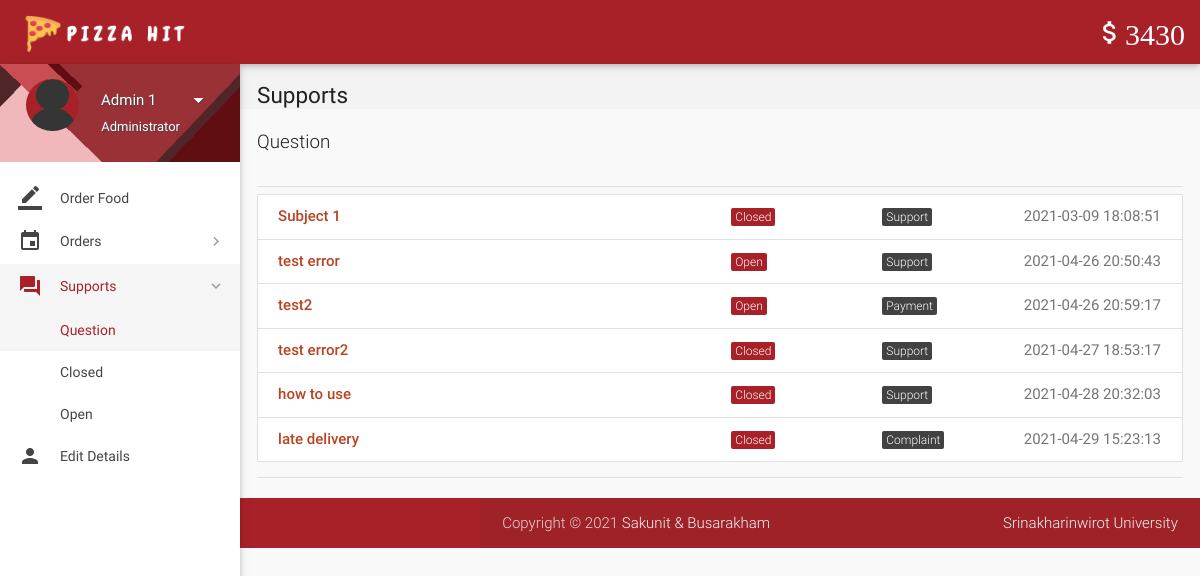
The page /all-support.php (signed in) on the database its author committed.
### tables this page shows
CREATE TABLE `wallet_details` (
  `walldetail_id` int(11) NOT NULL,
  `wallet_id` int(11) NOT NULL,
  `number` varchar(16) NOT NULL,
  `cvv` int(3) NOT NULL,
  `balance` int(11) NOT NULL DEFAULT 2000
);

CREATE TABLE `supports` (
  `support_id` int(11) NOT NULL,
  `user_id` int(11) NOT NULL,
  `subject` varchar(100) NOT NULL,
  `description` varchar(3000) NOT NULL,
  `status` varchar(8) NOT NULL DEFAULT 'Open',
  `type` varchar(30) NOT NULL DEFAULT 'Others',
  `date` datetime NOT NULL DEFAULT current_timestamp(),
  `deleted` tinyint(4) NOT NULL DEFAULT 0
);

### includes/wallet.php (called while the page is built)
<?php
$user_id=$_SESSION['user_id'];
$sql = mysqli_query($con, "SELECT * FROM wallets where user_id = $user_id");
try{
	while($row1 = mysqli_fetch_array($sql)){
	$wallet_id = $row1['wallet_id'];
	}
	$sql = mysqli_query($con, "SELECT * FROM wallet_details where wallet_id = $wallet_id");
	while($row1 = mysqli_fetch_array($sql)){
	$balance = $row1['balance'];
	}
}
catch (TypeError $e){
	header("location:login.php");
}
?>

### includes/connect.php (called while the page is built, shortened)
<?php
$name = $_SESSION['name'];
$role = $_SESSION['role'];
?>

### all-support.php (the view, shortened to what this page needs)
<?php
include 'includes/connect.php';
include 'includes/wallet.php';
	if($_SESSION['admin_sid']==session_id())
	{
		?>
<!DOCTYPE html>
<html lang="en">
<head>
  <link href="css/materialize.min.css" type="text/css" rel="stylesheet" media="screen,projection">
  <link href="css/style.min.css" type="text/css" rel="stylesheet" media="screen,projection">
  <link href="css/custom/custom.min.css" type="text/css" rel="stylesheet" media="screen,projection">
  <link href="js/plugins/perfect-scrollbar/perfect-scrollbar.css" type="text/css" rel="stylesheet" media="screen,projection">
  <link href="js/plugins/data-tables/css/jquery.dataTables.min.css" type="text/css" rel="stylesheet" media="screen,projection">
</head>
<body>
  <header id="header" class="page-topbar">
        <div class="navbar-fixed">
            <nav class="navbar-color">
                <div class="nav-wrapper">
                    <ul class="left">
                      <li><h1 class="logo-wrapper"><a href="index.php" class="brand-logo darken-1"><img src="images/logo.png" alt="logo"></a> <span class="logo-text">Logo</span></h1></li>
                    </ul>
                    <ul class="right hide-on-med-and-down">
                        <li><a href="#" class="waves-effect waves-block waves-light"><i class="mdi-editor-attach-money"><?php echo $balance;?></i></a>
                        </li>
                    </ul>
                </div>
            </nav>
        </div>
  </header>
  <div id="main">
    <div class="wrapper">
      <aside id="left-sidebar-nav">
        <ul id="slide-out" class="side-nav fixed leftside-navigation">
            <li class="user-details cyan darken-2">
            <div class="row">
                <div class="col col s4 m4 l4">
                    <img src="images/avatar.jpg" alt="" class="circle responsive-img valign profile-image">
                </div>
                <div class="col col s8 m8 l8">
                    <a class="btn-flat dropdown-button waves-effect waves-light white-text profile-btn" href="#" data-activates="profile-dropdown"><?php echo $name;?> <i class="mdi-navigation-arrow-drop-down right"></i></a>
                    <p class="user-roal"><?php echo $role;?></p>
                </div>
            </div>
            </li>
            <li class="bold"><a href="index.php" class="waves-effect waves-cyan"><i class="mdi-editor-border-color"></i> Order Food</a>
            </li>
                <li class="no-padding">
                    <ul class="collapsible collapsible-accordion">
                        <li class="bold"><a class="collapsible-header waves-effect waves-cyan"><i class="mdi-editor-insert-invitation"></i> Orders</a>
                        </li>
                    </ul>
                </li>
                <li class="no-padding">
                    <ul class="collapsible collapsible-accordion">
                        <li class="bold"><a class="collapsible-header waves-effect waves-cyan active"><i class="mdi-action-question-answer"></i> Supports</a>
                            <div class="collapsible-body">
                                <ul>
								<li class="<?php
								if(!isset($_GET['status'])){
										echo 'active';
									}?>
									"><a href="all-support.php">Question</a>
                                </li>
								<?php
									$sql = mysqli_query($con, "SELECT DISTINCT status FROM supports;");
									while($row = mysqli_fetch_array($sql)){
                                    echo '<li class='.(isset($_GET['status'])?($status == $_GET['status'] ? 'active' : ''): '').'><a href="all-support.php?status='.$row['status'].'">'.$row['status'].'</a>
                                    </li>';
									}
									?>
                                </ul>
                            </div>
                        </li>
                    </ul>
                </li>
            <li class="bold"><a href="details.php" class="waves-effect waves-cyan"><i class="mdi-social-person"></i> Edit Details</a>
            </li>
        </ul>
        </aside>
      <section id="content">
        <div id="breadcrumbs-wrapper">
          <div class="container">
            <div class="row">
              <div class="col s12 m12 l12">
                <h5 class="breadcrumbs-title">Supports</h5>
              </div>
            </div>
          </div>
        </div>
        <div class="container">
          <p class="caption">Question</p>
          <div class="divider"></div>
									<div id="work-collections">
									<ul id="projects-collection" class="collection">
								<?php
									if(isset($_GET['status'])){
										$status = $_GET['status'];
									}
									else{
										$status = '%';
									}
									$sql = mysqli_query($con, "SELECT * FROM supports WHERE status LIKE '$status';");
									while($row = mysqli_fetch_array($sql)){
									echo'<a href="view-support-admin.php?id='.$row['support_id'].'"class="collection-item">
                                        <div class="row">
                                            <div class="col s6">
                                                <p class="collections-title">'.$row['subject'].'</p>
                                            </div>
                                            <div class="col s2">
                                            <span class="task-cat cyan">'.$row['status'].'</span></div>
                                            <div class="col s2">
                                            <span class="task-cat grey darken-3">'.$row['type'].'</span></div>
                                            <div class="col s2">
                                            <span class="badge">'.$row['date'].'</span></div>
                                        </div>
                                    </a>';
									}
									?>
									</ul>
									</div>
            <div class="divider"></div>
          </div>
    </div>
  <footer class="page-footer">
    <div class="footer-copyright">
      <div class="container">
        <span>Copyright © 2021 <a class="grey-text text-lighten-4" href="mailto:sakunit.mlikz@g.swu.ac.th" target="_blank">Sakunit & </a>
        <a class="grey-text text-lighten-4" href="mailto:busarakham.lead@g.swu.ac.th" target="_blank">Busarakham</a></span>
        <span class="right"><a class="grey-text text-lighten-4" href="https://swu.ac.th/">Srinakharinwirot University</a></span>
        </div>
    </div>
  </footer>
</body>
</html>
<?php
	}
?>

### rows shown on the page
wallet_details: balance "3430"
supports: subject "Subject 1", status "Closed", type "Support", date "2021-03-09 18:08:51"
supports: subject "test error", status "Open", type "Support", date "2021-04-26 20:50:43"
supports: subject "test2", status "Open", type "Payment", date "2021-04-26 20:59:17"
supports: subject "test error2", status "Closed", type "Support", date "2021-04-27 18:53:17"
supports: subject "how to use", status "Closed", type "Support", date "2021-04-28 20:32:03"
supports: subject "late delivery", status "Closed", type "Complaint", date "2021-04-29 15:23:13"

### other values the page prints
$name "Admin 1"
$role "Administrator"
$row['status'] "Closed"
$row['status'] "Open"
